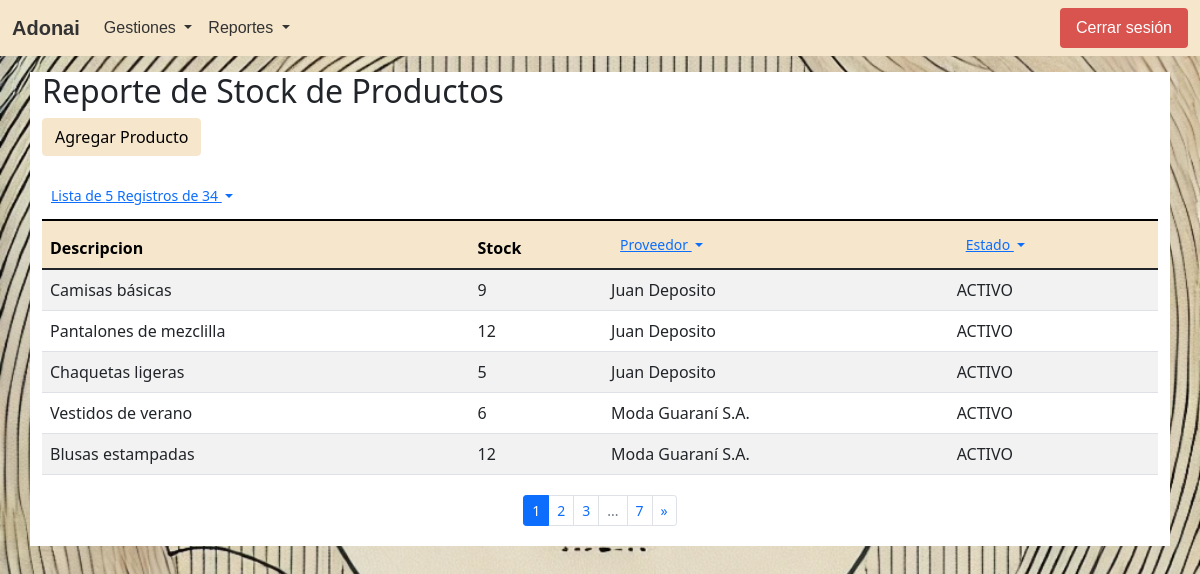
Screenshot of /reporte_stock_productos.php (signed in) with the database file from the repository.
### tables this page shows
CREATE TABLE IF NOT EXISTS `productos` (
  `id_producto` int(11) NOT NULL AUTO_INCREMENT,
  `descripcion` text,
  `stock` int(11) NOT NULL,
  `id_proveedor` int(11) DEFAULT NULL,
  `estado` enum('ACTIVO','INACTIVO') DEFAULT 'ACTIVO',
  `fch_estado` datetime DEFAULT NULL,
  `creado_en` datetime DEFAULT NULL,
  `actualizado_en` datetime DEFAULT NULL,
  PRIMARY KEY (`id_producto`),
  KEY `id_proveedor` (`id_proveedor`)
);

CREATE TABLE IF NOT EXISTS `proveedores` (
  `id_proveedor` int(11) NOT NULL AUTO_INCREMENT,
  `nombre` varchar(100) NOT NULL,
  `contacto` varchar(100) NOT NULL,
  `direccion` text,
  `estado` enum('ACTIVO','INACTIVO') DEFAULT 'ACTIVO',
  `fch_estado` datetime DEFAULT NULL,
  `creado_en` datetime DEFAULT NULL,
  `actualizado_en` datetime DEFAULT NULL,
  PRIMARY KEY (`id_proveedor`)
);

### procesos/Productos.php (called while the page is built, shortened)
<?php
class Productos
{
    private $dbConnect = null;
    public function __construct()
    {
        $Conexion = new Conexion();
        $this->dbConnect = $Conexion->conectar();
    }
    public function getTotalItemsProductos($estado = 'TODO', $id_producto = -1, $id_proveedor = -1)
    {
        $total_registros  = 1;
        $conn = $this->dbConnect;
        $sql = "SELECT COUNT(*) total_registros FROM productos";
        if ($estado == 'TODO') {
            $sql = "$sql where (estado = ? or estado = estado)";
        } else {
            $sql = "$sql where estado = ?";
        }
        if ($id_producto > -1) {
            $sql = "$sql and id_producto = ?";
        } else {
            $sql = "$sql and (id_producto = ? or id_producto = id_producto)";
        }
        if ($id_proveedor > -1) {
            $sql = "$sql and id_proveedor = ?";
        } else {
            $sql = "$sql and (id_proveedor = ? or id_proveedor = id_proveedor)";
        }
        $stmt = $conn->prepare($sql);
        $result = $stmt->bind_param("sii", $estado, $id_producto, $id_proveedor);
        $result = $stmt->execute();
        $result = $stmt->get_result();
        if ($result->num_rows > 0) {
            $row = $result->fetch_assoc();
            $total_registros = $row['total_registros'];
        }
        return $total_registros;
    }
    public function getProductos($estado = 'TODO', $page = 1, $num_results_on_page = 5, $id_producto = -1, $id_proveedor = -1)
    {
        $calc_page = ($page - 1) * $num_results_on_page;
        $conn = $this->dbConnect;
        $sql = "SELECT * FROM productos";
        if ($estado == 'TODO') {
            $sql = "$sql where (estado = ? or estado = estado)";
        } else {
            $sql = "$sql where estado = ?";
        }
        if ($id_producto > -1) {
            $sql = "$sql and id_producto = ?";
        } else {
            $sql = "$sql and (id_producto = ? or id_producto = id_producto)";
        }
        if ($id_proveedor > -1) {
            $sql = "$sql and id_proveedor = ?";
        } else {
            $sql = "$sql and (id_proveedor = ? or id_proveedor = id_proveedor)";
        }
        $sql = "$sql ORDER BY id_producto LIMIT ?,?";
        $stmt = $conn->prepare($sql);
        $result = $stmt->bind_param("siiii", $estado, $id_producto, $id_proveedor, $calc_page, $num_results_on_page);
        $result = $stmt->execute();
        $result = $stmt->get_result();
        return $result;
    }
}

### procesos/Proveedores.php (called while the page is built, shortened)
<?php
class Proveedores
{
    private $dbConnect = null;
    public function __construct()
    {
        $Conexion = new Conexion();
        $this->dbConnect = $Conexion->conectar();
    }
    public function getTotalItemsProveedores($estado = 'TODO')
    {
        $total_registros  = 1;
        $conn = $this->dbConnect;
        $sql = "SELECT COUNT(*) total_registros FROM proveedores";
        if ($estado == 'TODO') {
            $sql = "$sql where estado in ('ACTIVO', 'INACTIVO', ?)";
        } else {
            $sql = "$sql where estado = ?";
        }
        $stmt = $conn->prepare($sql);
        $result = $stmt->bind_param("s", $estado);
        $result = $stmt->execute();
        $result = $stmt->get_result();
        if ($result->num_rows > 0) {
            $row = $result->fetch_assoc();
            $total_registros = $row['total_registros'];
        }
        return $total_registros;
    }
    public function getProveedores($estado = 'TODO', $page = 1, $num_results_on_page = 5)
    {
        $calc_page = ($page - 1) * $num_results_on_page;
        $conn = $this->dbConnect;
        $sql = "SELECT * FROM proveedores";
        if ($estado == 'TODO') {
            $sql = "$sql where estado in ('ACTIVO', 'INACTIVO', ?) ORDER BY id_proveedor LIMIT ?,?";
        } else {
            $sql = "$sql where estado = ? ORDER BY id_proveedor LIMIT ?,?";
        }
        $stmt = $conn->prepare($sql);
        $result = $stmt->bind_param("sii", $estado, $calc_page, $num_results_on_page);
        $result = $stmt->execute();
        $result = $stmt->get_result();
        return $result;
    }
    public function getProveedor($id_proveedor)
    {
        $conn = $this->dbConnect;
        $sql = "SELECT * FROM proveedores where id_proveedor = ?";
        $stmt = $conn->prepare($sql);
        $stmt->bind_param("i", $id_proveedor);
        $result = $stmt->execute();
        $result = $stmt->get_result();
        return $result;
    }
}

### reporte_stock_productos.php (the view, shortened to what this page needs)
<?php
include_once 'procesos/Productos.php';
$Productos = new Productos();
include_once 'procesos/Proveedores.php';
$Proveedores = new Proveedores();
if ($_SERVER['REQUEST_METHOD'] == 'GET') {
    $num_results_on_page = isset($_GET['nrop']) && is_numeric($_GET['nrop']) ? $_GET['nrop'] : 5;
    $page = isset($_GET['pn']) && is_numeric($_GET['pn']) ? $_GET['pn'] : 1;
    $estado = isset($_GET['e']) && is_string($_GET['e']) ? $_GET['e'] : 'TODO';
    $id_proveedor = isset($_GET['prov']) && is_string($_GET['prov']) ? $_GET['prov'] : -1;
    $id_producto = isset($_GET['id_producto']) && is_string($_GET['id_producto']) ? $_GET['id_producto'] : -1;
    $total_pages = $Productos->getTotalItemsProductos($estado, $id_producto, $id_proveedor);
    $result = $Productos->getProductos($estado, $page, $num_results_on_page, $id_producto, $id_proveedor);
};
?>
<!DOCTYPE html>
<html lang="es">
<head>
    <link href="https://cdn.jsdelivr.net/npm/bootstrap@5.1.3/dist/css/bootstrap.min.css" rel="stylesheet">
</head>
<body class="container-index">
    <?php
    include_once("navbar.php")
    ?>
    <div class="container bg-white mt-3">
        <h2>Reporte de Stock de Productos</h2>
        <?php if ($_SESSION['usuario']["rol"] == 1 || $_SESSION['usuario']["rol"] == 3): ?><a href="#" class="btn btn-principal mb-3" data-bs-toggle="modal" data-bs-target="#addProductoModal">Agregar Producto</a><?php endif; ?>
        <table class="table table-striped table-responsive caption-top mb-3">
            <caption>
                <div class="btn-group">
                    <button class="btn btn-link btn-sm dropdown-toggle" type="button" id="EstadoDropdown" data-bs-toggle="dropdown" data-bs-auto-close="true" aria-expanded="false">
                        Lista de <?php echo $num_results_on_page ?> Registros de <?php echo $total_pages ?>
                    </button>
                </div>
            </caption>
            <thead class="table-principal">
                <tr>
                    <th>Descripcion</th>
                    <th>Stock</th>
                    <th>
                        <div class="btn-group">
                            <button class="btn btn-link btn-sm dropdown-toggle" type="button" id="ProveedorDropdown" data-bs-toggle="dropdown" data-bs-auto-close="true" aria-expanded="false">
                                Proveedor
                            </button>
                                <?php
                                $proveedores_total_pages = $Proveedores->getTotalItemsProveedores('ACTIVO');
                                $proveedores_result = $Proveedores->getProveedores('ACTIVO', 1, $proveedores_total_pages);
                                ?>
                        </div>
                    </th>
                    <th>
                        <div class="btn-group">
                            <button class="btn btn-link btn-sm dropdown-toggle" type="button" id="EstadoDropdown" data-bs-toggle="dropdown" data-bs-auto-close="true" aria-expanded="false">
                                Estado
                            </button>
                        </div>
                    </th>
                </tr>
            </thead>
            <tbody>
                <?php while ($producto = $result->fetch_assoc()): ?>
                    <tr <?php if ($producto['stock'] < 5): echo 'class="table-danger"';
                        endif; ?>>
                        <td><?php echo $producto['descripcion']; ?></td>
                        <td><?php echo $producto['stock']; ?></td>
                        <td>
                            <?php
                            $rows = $Proveedores->getProveedor($producto['id_proveedor']);
                            if ($rows->num_rows > 0) {
                                $row = $rows->fetch_assoc();
                                echo $row['nombre'];
                            }
                            ?>
                        </td>
                        <td><?php echo $producto['estado']; ?></td>
                    </tr>
                <?php endwhile; ?>
            </tbody>
        </table>
        <?php if (ceil($total_pages / $num_results_on_page) > 0): ?>
            <nav aria-label="Navegación de la página" class="py-1">
                <ul class="pagination pagination-sm justify-content-center">
                    <li class="page-item active">
                        <span class="page-link"><?php echo $page ?></span>
                    </li>
                    <?php if ($page + 1 < ceil($total_pages / $num_results_on_page) + 1): ?>
                        <li class="page-item">
                            <a class="page-link" href="reporte_stock_productos.php?<?php if ($estado != "TODO"): echo "e=$estado&";
                                                                                    endif; ?>pn=<?php echo $page + 1 ?>&nrop=<?php echo $num_results_on_page ?>&prov=<?php echo $id_proveedor; ?>"><?php echo $page + 1 ?></a>
                        </li>
                    <?php endif; ?>
                    <?php if ($page + 2 < ceil($total_pages / $num_results_on_page) + 1): ?>
                        <li class="page-item">
                            <a class="page-link" href="reporte_stock_productos.php?<?php if ($estado != "TODO"): echo "e=$estado&";
                                                                                    endif; ?>pn=<?php echo $page + 2 ?>&nrop=<?php echo $num_results_on_page ?>&prov=<?php echo $id_proveedor; ?>"><?php echo $page + 2 ?></a>
                        </li>
                    <?php endif; ?>
                    <?php if ($page < ceil($total_pages / $num_results_on_page) - 2): ?>
                        <li class="page-item disabled">
                            <span class="page-link">...</span>
                        </li>
                        <li class="page-item">
                            <a class="page-link" href="reporte_stock_productos.php?<?php if ($estado != "TODO"): echo "e=$estado&";
                                                                                    endif; ?>pn=<?php echo ceil($total_pages / $num_results_on_page) ?>&nrop=<?php echo $num_results_on_page ?>&prov=<?php echo $id_proveedor; ?>"><?php echo ceil($total_pages / $num_results_on_page) ?></a>
                        </li>
                    <?php endif; ?>
                    <?php if ($page < ceil($total_pages / $num_results_on_page)): ?>
                        <li class="page-item">
                            <a class="page-link" href="reporte_stock_productos.php?<?php if ($estado != "TODO"): echo "e=$estado&";
                                                                                    endif; ?>pn=<?php echo $page + 1 ?>&nrop=<?php echo $num_results_on_page ?>&prov=<?php echo $id_proveedor; ?>"><span aria-hidden="true">&raquo;</span></a>
                        </li>
                    <?php endif; ?>
                </ul>
            </nav>
        <?php endif; ?>
    </div>
</body>
</html>

### assets/css/style-principal.css (style rules this page uses)
.table-principal { --bs-table-bg: #f5e6cc; --bs-table-striped-bg: #e9dbc2; --bs-table-striped-color: #000; --bs-table-active-bg: #ddcfb8; --bs-table-active-color: #000; --bs-table-hover-bg: #e3d5bd; --bs-table-hover-color: #000; color: #000; border-color: #ddcfb8; }
.btn-principal { color: #000000; background-color: #f5e6cc; border-color: #f5e6cc; }

### reporte_stock_productos.php (style rules this page uses)
.container-index { background: url(./assets/img/bsb-logo.webp) no-repeat center center fixed; -webkit-background-size: cover; -moz-background-size: cover; -o-background-size: cover; background-size: cover; height: 100vh; }

### rows the page displays
productos: descripcion "Camisas básicas", stock "9", id_proveedor.nombre "Juan Deposito", estado "ACTIVO"
productos: descripcion "Pantalones de mezclilla", stock "12", id_proveedor.nombre "Juan Deposito", estado "ACTIVO"
productos: descripcion "Chaquetas ligeras", stock "5", id_proveedor.nombre "Juan Deposito", estado "ACTIVO"
productos: descripcion "Vestidos de verano", stock "6", id_proveedor.nombre "Moda Guaraní S.A.", estado "ACTIVO"
productos: descripcion "Blusas estampadas", stock "12", id_proveedor.nombre "Moda Guaraní S.A.", estado "ACTIVO"

### other values shown
$grupoVentana['grupo'] "Gestiones"
$grupoVentana['grupo'] "Reportes"
$num_results_on_page "5"
$total_pages "34"
$page "1"
$page + 1 "2"
$page + 2 "3"
ceil($total_pages / $num_results_on_page) "7"
